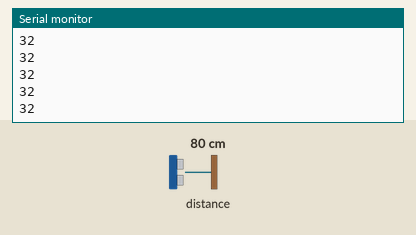
Recording of a sketch running on a simulated Arduino Uno, built with avr-gcc and run on an emulated ATmega328P. Shown: the last lines printed to the serial monitor. Inputs (shaded band) come from the test bench; at power-on: distance to the obstacle 80 cm.

Above: at 1.2 s.
1.3 s: distance to the obstacle set to 2 cm
At 1.35 s:
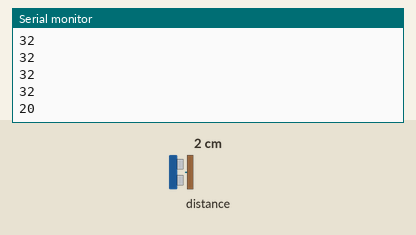
2.8 s: distance to the obstacle set to 4 cm
At 2.83 s:
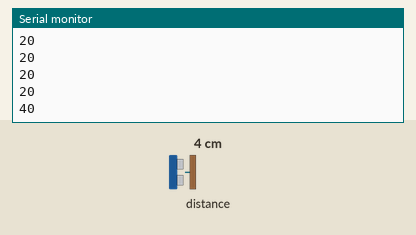
Timing chart, 0 to 5.8 s (numbered marks = the images above; inputs shaded):
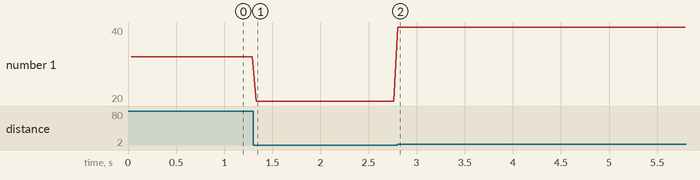

Measured:
- after the input at 1.3 s, the serial monitor: prints a new line at once (image 1)
- after the input at 2.8 s, the serial monitor: prints a new line at once (image 2)
- plotted number 1: 32 → 20 after the input at 1.3 s, 20 → 40 after the input at 2.8 s

The sketch:

single_samples.ino
```cpp
#include <Wire.h>
#include "Adafruit_VL6180X.h"

Adafruit_VL6180X vl = Adafruit_VL6180X();

void setup() {
  Serial.begin(115200);

  // wait for serial port to open on native usb devices
  while (!Serial) {
    delay(1);
  }

  Serial.println("Adafruit VL6180x test!");
  if (! vl.begin()) {
    Serial.println("Failed to find sensor");
    while (1);
  }
  Serial.println("Sensor found!");
}

void loop() {
  //float lux = vl.readLux(VL6180X_ALS_GAIN_5);

  //Serial.print("Lux: "); Serial.println(lux);
  uint8_t range=0;
  uint8_t status = vl.readRangeStatus();

  if (status == VL6180X_ERROR_NONE) {
    uint8_t range=vl.readRange();
    Serial.println(range);
  }
    delay(10);
}
```
